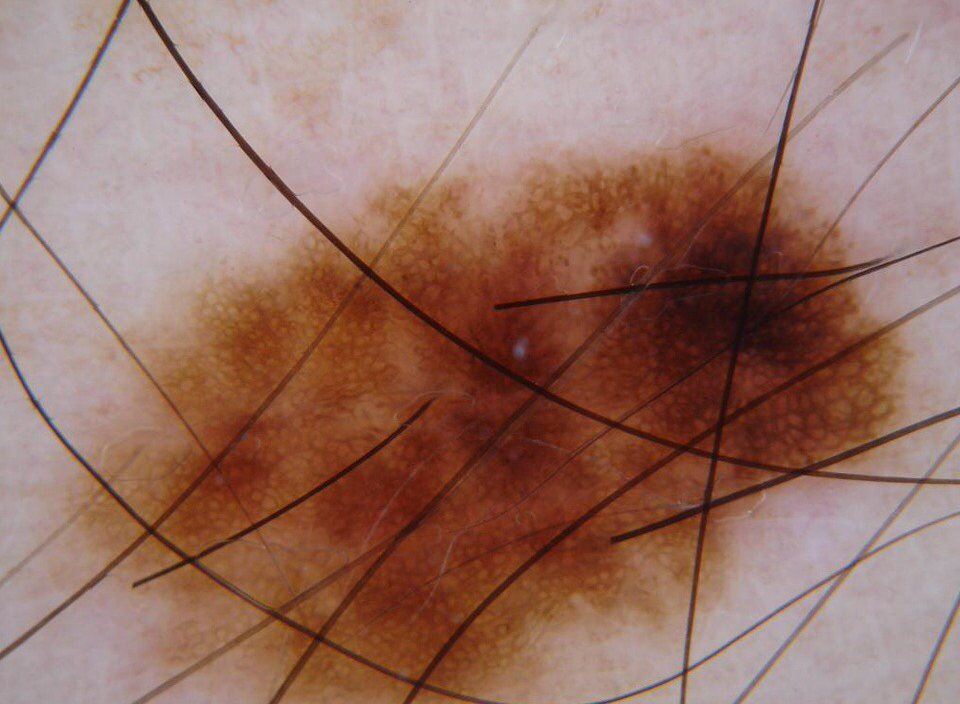
#> input picture data/inpainting/skin_lesions/hair_0.png, 960 x 704 px; its folder holds 4 pictures in this run
$ python crop_imgs.py
#> lines starting #> are read from the running program, lines starting #| are printed output that depends on the picture
import numpy as np
import cv2

for i in range(6):
    img = cv2.imread(f"hair_{i}.png")
#> img is the input picture: shape (704, 960, 3); mean B, G, R 102.2, 114, 151.8

    size = np.min(np.array(img.shape[:2]))
#> size = 704
    center = np.array(img.shape[:2]) / 2
#> center = [352, 480]
    x = center[1] - size/2
#> x = 128
    y = center[0] - size/2
#> y = 0

    fx = img.shape[0] / 256
#> fx = 2.75
    newsize = img.shape[1] * (1/fx)
#> newsize = 349.1
    newsize = int(newsize - (newsize % 32))
#> newsize = 320
    oldsize = int(fx * newsize)
#> oldsize = 880

    cr_w = int(0.5 * (img.shape[1] - oldsize))
#> cr_w = 40
    crop_img = img[:,cr_w:oldsize+cr_w]
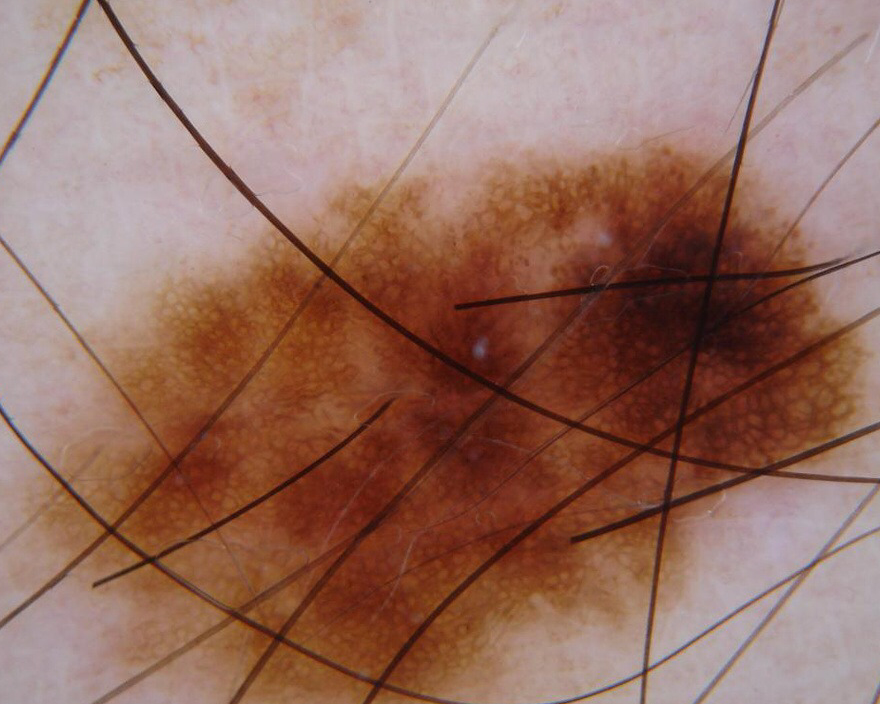
#> crop_img: shape (704, 880, 3); mean B, G, R 97.5, 110.4, 150.1
    #crop_img = img[int(y):int(y+size), int(x):int(x+size)]
    crop_img = cv2.resize(crop_img, (newsize, 256))
#> crop_img: shape (256, 320, 3)
    # crop_img = cv2.cvtColor(crop_img, cv2.COLOR_BGR2GRAY)

    cv2.imwrite(f"hair_{i}_res.png", crop_img)
    cv2.imshow("img", crop_img)
    cv2.waitKey(0)
#> pass 2 of the loop `for i in range(6):`:
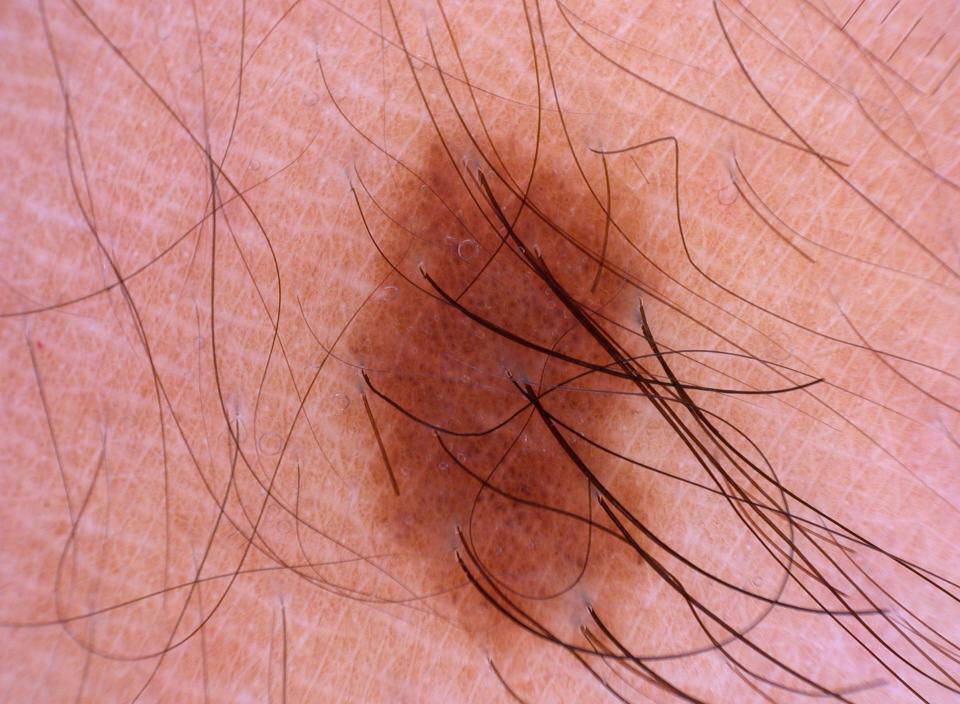
#> input picture data/inpainting/skin_lesions/hair_1.png, 960 x 704 px
#> img is the input picture: shape (704, 960, 3); mean B, G, R 126.4, 131.8, 199.7
#> `crop_img = img[:,cr_w:oldsize+cr_w]`:
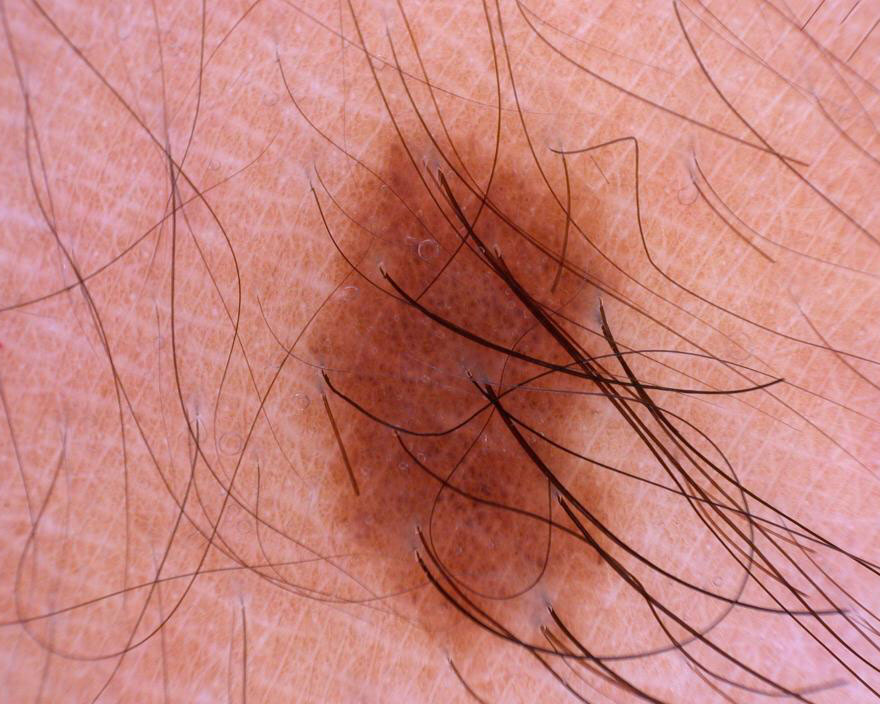
#> crop_img: shape (704, 880, 3); mean B, G, R 123.7, 130.1, 198.4
#> (the run stopped early here; a loop or call above may not have finished)
